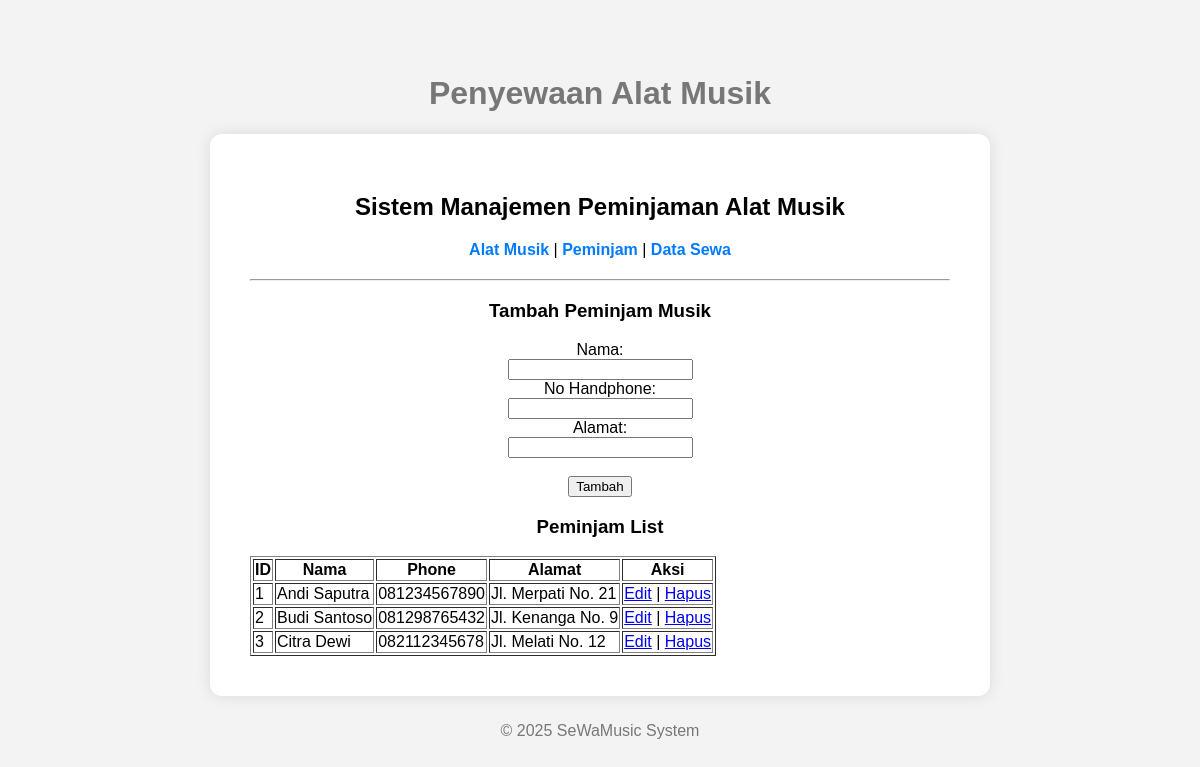
/?page=peminjam, run on the app's committed database.
### tables this page shows
CREATE TABLE `peminjam` (
  `id_peminjam` int(11) NOT NULL,
  `nama` varchar(100) NOT NULL,
  `no_hp` varchar(20) DEFAULT NULL,
  `alamat` varchar(200) DEFAULT NULL
);

### config/db.php (called while the page is built, shortened)
<?php
class Database {
    private $host = "localhost";
    private $username = "root";
    private $password = "";
    private $dbname = "peminjaman_alat_musik";
    public function __construct() {
        try {
            $this->conn = new PDO("mysql:host=$this->host;dbname=$this->dbname", $this->username, $this->password);
        } catch (PDOException $e) {
            echo "Connection failed: " . $e->getMessage();
        }
    }
}
?>

### class/Peminjam.php (called while the page is built, shortened)
<?php
require_once 'config/db.php';
class Peminjam {
    private $db;
    public function __construct(){
        $this->db = (new Database()) ->conn;
    }
    public function tampilkanPeminjam(){
        $stmt = $this->db->query("SELECT * FROM peminjam");
        return $stmt->fetchAll(PDO::FETCH_ASSOC);
    }
}
?>

### view/peminjam.php (the view, shortened to what this page needs)
<?php
$editPeminjam = null;
?>
<hr>
<h3><?= $editPeminjam ? 'Edit' : 'Tambah' ?> Peminjam Musik</h3>
<form method="POST">
    <label>Nama:</label><br>
    <input type="text" name="nama" value="<?= $editPeminjam['nama'] ?? '' ?>" required><br>
    <label>No Handphone:</label><br>
    <input type="text" name="no_hp" value="<?= $editPeminjam['no_hp'] ?? '' ?>" required><br>
    <label>Alamat:</label><br>
    <input type="text" name="alamat" value="<?= $editPeminjam['alamat'] ?? '' ?>" required><br><br>
    <button type="submit" name="<?= $editPeminjam ? 'update' : 'tambah' ?>">
        <?= $editPeminjam ? 'Simpan' : 'Tambah' ?>
    </button>
</form>
<h3>Peminjam List</h3>
<table border="1">
    <tr>
        <th>ID</th>
        <th>Nama</th>
        <th>Phone</th>
        <th>Alamat</th>
        <th>Aksi</th>
    </tr>
    <?php foreach ($peminjam->tampilkanPeminjam() as $p): ?>
    <tr>
        <td><?= $p['id_peminjam'] ?></td>
        <td><?= $p['nama'] ?></td>
        <td><?= $p['no_hp'] ?></td>
        <td><?= $p['alamat'] ?></td>
        <td>
            <a href="?page=peminjam&edit=<?= $p['id_peminjam'] ?>">Edit</a> |
            <a href="?page=peminjam&hapus=<?= $p['id_peminjam'] ?>" onclick="return confirm('Yakin hapus data ini?')">Hapus</a>
        </td>
    </tr>
    <?php endforeach; ?>
</table>

### style.css (style rules this page uses)
html, body { height: 100%; margin: 0; font-family: Arial, sans-serif; background-color: #f3f3f3; display: flex; flex-direction: column; justify-content: center; align-items: center; }

### data on the page
peminjam: id_peminjam "1", nama "Andi Saputra", no_hp "081234567890", alamat "Jl. Merpati No. 21"
peminjam: id_peminjam "2", nama "Budi Santoso", no_hp "081298765432", alamat "Jl. Kenanga No. 9"
peminjam: id_peminjam "3", nama "Citra Dewi", no_hp "082112345678", alamat "Jl. Melati No. 12"
